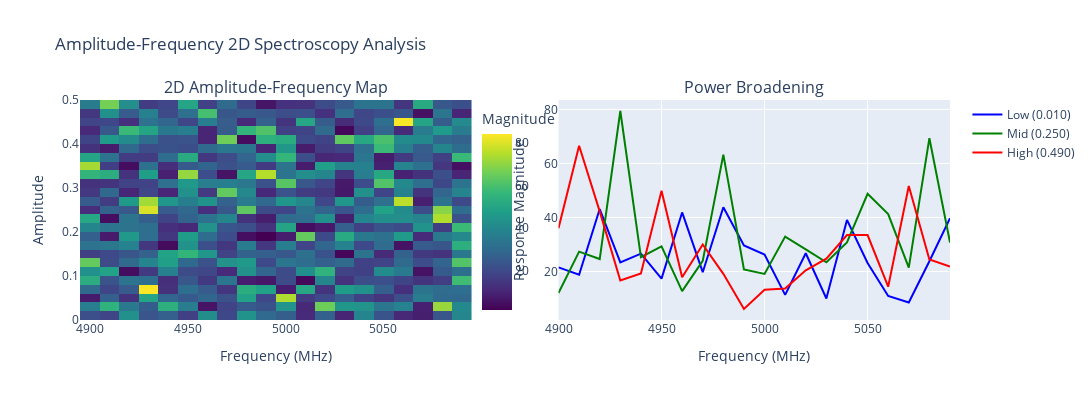

Write notebook code for a chart like this one.
### Markdown cell above
### Analyze 2D Amplitude-Frequency Results

### Code cell
# Find the optimal amplitude (where response is maximum)
magnitude_2d = exp_2d.result['Magnitude']
peak_idx_2d = np.unravel_index(np.argmax(magnitude_2d), magnitude_2d.shape)
optimal_amp = exp_2d.amp_arr[peak_idx_2d[0]]
optimal_freq = exp_2d.freq_arr[peak_idx_2d[1]]
optimal_amp_idx = peak_idx_2d[0]  # Save for later use

print(f"Optimal amplitude: {optimal_amp:.3f}")
print(f"Optimal frequency: {optimal_freq:.2f} MHz")
print(f"Peak response: {magnitude_2d[peak_idx_2d]:.4f}")

# Extract power broadening data
# Get frequency profile at different amplitudes
low_power_idx = 0
mid_power_idx = len(exp_2d.amp_arr) // 2
high_power_idx = -1

fig = make_subplots(
    rows=1, cols=2,
    subplot_titles=('2D Amplitude-Frequency Map', 'Power Broadening'),
    specs=[[{'type': 'heatmap'}, {'type': 'scatter'}]]
)

# 2D heatmap
fig.add_trace(
    go.Heatmap(
        x=exp_2d.freq_arr,
        y=exp_2d.amp_arr,
        z=magnitude_2d,
        colorscale='Viridis',
        colorbar=dict(title='Magnitude', x=0.45)
    ),
    row=1, col=1
)

# Power broadening curves
for idx, (amp_idx, name, color) in enumerate([
    (low_power_idx, f'Low ({exp_2d.amp_arr[low_power_idx]:.3f})', 'blue'),
    (mid_power_idx, f'Mid ({exp_2d.amp_arr[mid_power_idx]:.3f})', 'green'),
    (high_power_idx, f'High ({exp_2d.amp_arr[high_power_idx]:.3f})', 'red')
]):
    fig.add_trace(
        go.Scatter(
            x=exp_2d.freq_arr,
            y=magnitude_2d[amp_idx, :],
            mode='lines',
            name=name,
            line=dict(color=color, width=2)
        ),
        row=1, col=2
    )

fig.update_xaxes(title_text="Frequency (MHz)", row=1, col=1)
fig.update_yaxes(title_text="Amplitude", row=1, col=1)
fig.update_xaxes(title_text="Frequency (MHz)", row=1, col=2)
fig.update_yaxes(title_text="Response Magnitude", row=1, col=2)

fig.update_layout(
    title='Amplitude-Frequency 2D Spectroscopy Analysis',
    width=1200,
    height=400,
    showlegend=True
)

fig.show()

# Calculate and display linewidth vs power
linewidths = []
for amp_idx in range(len(exp_2d.amp_arr)):
    profile = magnitude_2d[amp_idx, :]
    half_max = np.max(profile) / 2
    indices = np.where(profile > half_max)[0]
    if len(indices) > 1:
        linewidth = exp_2d.freq_arr[indices[-1]] - exp_2d.freq_arr[indices[0]]
    else:
        linewidth = 0
    linewidths.append(linewidth)

print(f"\nLinewidth at low power: {linewidths[0]:.2f} MHz")
print(f"Linewidth at high power: {linewidths[-1]:.2f} MHz")
print(f"Power broadening factor: {linewidths[-1]/linewidths[0] if linewidths[0] > 0 else 'N/A'}")

### Figure 1 — Plotly figure (JSON) as saved in the notebook; plotly's stock layout.template omitted (floating-point values rounded to 4 significant figures; data arrays with more than 128 entries replaced by an {"elided": "..."} marker saying what was removed)
{"data": [{"colorbar": {"title": {"text": "Magnitude"}, "x": 0.45}, "colorscale": [[0, "#440154"], [0.1111, "#482878"], [0.2222, "#3e4989"], [0.3333, "#31688e"], [0.4444, "#26828e"], [0.5556, "#1f9e89"], [0.6667, "#35b779"], [0.7778, "#6ece58"], [0.8889, "#b5de2b"], [1, "#fde725"]], "type": "heatmap", "x": [4900.0, 4910.0, 4920.0, 4930.0, 4940.0, 4950.0, 4960.0, 4970.0, 4980.0, 4990.0, 5000.0, 5010.0, 5020.0, 5030.0, 5040.0, 5050.0, 5060.0, 5070.0, 5080.0, 5090.0], "xaxis": "x", "y": [0.01, 0.03, 0.05, 0.07, 0.09, 0.11, 0.13, 0.15, 0.17, 0.19, 0.21, 0.23, 0.25, 0.27, 0.29, 0.31, 0.33, 0.35, 0.37, 0.39, 0.41, 0.43, 0.45, 0.47, 0.49], "yaxis": "y", "z": {"elided": "25x20 float values"}}, {"line": {"color": "blue", "width": 2}, "mode": "lines", "name": "Low (0.010)", "type": "scatter", "x": [4900.0, 4910.0, 4920.0, 4930.0, 4940.0, 4950.0, 4960.0, 4970.0, 4980.0, 4990.0, 5000.0, 5010.0, 5020.0, 5030.0, 5040.0, 5050.0, 5060.0, 5070.0, 5080.0, 5090.0], "xaxis": "x2", "y": [21.57, 18.81, 43.14, 23.38, 26.61, 17.37, 41.87, 19.77, 43.79, 29.65, 26.28, 11.37, 26.77, 10.03, 39.1, 23.19, 10.98, 8.546, 23.8, 39.74], "yaxis": "y2"}, {"line": {"color": "green", "width": 2}, "mode": "lines", "name": "Mid (0.250)", "type": "scatter", "x": [4900.0, 4910.0, 4920.0, 4930.0, 4940.0, 4950.0, 4960.0, 4970.0, 4980.0, 4990.0, 5000.0, 5010.0, 5020.0, 5030.0, 5040.0, 5050.0, 5060.0, 5070.0, 5080.0, 5090.0], "xaxis": "x2", "y": [12.08, 27.38, 24.63, 79.41, 25.31, 29.33, 12.74, 23.95, 63.26, 20.79, 19.14, 32.93, 28.21, 23.45, 30.79, 48.78, 41.26, 21.47, 69.35, 30.75], "yaxis": "y2"}, {"line": {"color": "red", "width": 2}, "mode": "lines", "name": "High (0.490)", "type": "scatter", "x": [4900.0, 4910.0, 4920.0, 4930.0, 4940.0, 4950.0, 4960.0, 4970.0, 4980.0, 4990.0, 5000.0, 5010.0, 5020.0, 5030.0, 5040.0, 5050.0, 5060.0, 5070.0, 5080.0, 5090.0], "xaxis": "x2", "y": [36.03, 66.58, 42.29, 16.67, 19.26, 49.91, 17.89, 30.03, 19.16, 6.146, 13.25, 13.71, 20.44, 24.78, 33.49, 33.51, 14.39, 51.68, 24.44, 21.83], "yaxis": "y2"}], "layout": {"annotations": [{"font": {"size": 16}, "showarrow": false, "text": "2D Amplitude-Frequency Map", "x": 0.225, "xanchor": "center", "xref": "paper", "y": 1, "yanchor": "bottom", "yref": "paper"}, {"font": {"size": 16}, "showarrow": false, "text": "Power Broadening", "x": 0.775, "xanchor": "center", "xref": "paper", "y": 1, "yanchor": "bottom", "yref": "paper"}], "height": 400, "showlegend": true, "title": {"text": "Amplitude-Frequency 2D Spectroscopy Analysis"}, "width": 1200, "xaxis": {"anchor": "y", "domain": [0, 0.45], "title": {"text": "Frequency (MHz)"}}, "xaxis2": {"anchor": "y2", "domain": [0.55, 1], "title": {"text": "Frequency (MHz)"}}, "yaxis": {"anchor": "x", "domain": [0, 1], "title": {"text": "Amplitude"}}, "yaxis2": {"anchor": "x2", "domain": [0, 1], "title": {"text": "Response Magnitude"}}}}
